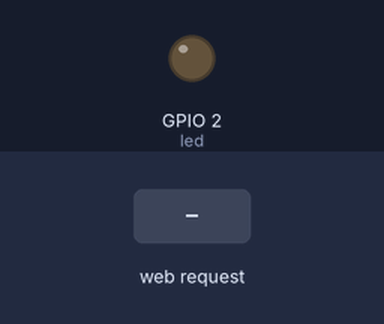
The program below on a simulated ESP32 board running MicroPython. Shown: output pins drawn as LEDs (lit = HIGH). The test bench sets the inputs (shaded band). WiFi joins after 1.5 s; what the program prints to the serial console is not drawn.

Above: at 3.2 s.
3.3 s: HTTP request GET /on received
At 3.8 s:
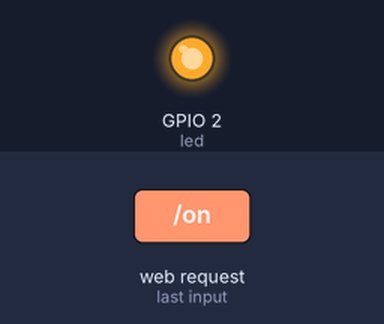
Timing chart, 0 to 6.3 s (numbered marks = the images above; inputs shaded):
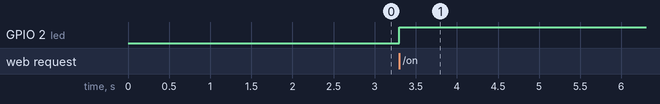

The program:

web_server_with_adc_and_led.py
```python
from machine import Pin, ADC  # Import Pin and ADC classes to control GPIO pins and analog-to-digital conversion
from time import sleep        # Import sleep function to add delays
import network                # Import network module to manage WiFi connections
import socket                 # Import socket module for networking

ssid = ''  # WiFi SSID
pw = ''    # WiFi password
led = Pin(2, Pin.OUT)  # Initialize an LED on GPIO pin 2 as output
volume = ADC(Pin(34))  # Initialize ADC on GPIO pin 34
volume.atten(ADC.ATTN_11DB)  # Set ADC attenuation for wider input range

valorpot = "0"  # Initialize variable to store potentiometer value

WLAN = network.WLAN(network.STA_IF)  # Initialize WiFi in station mode
WLAN.active(True)  # Activate the WiFi interface
WLAN.connect(ssid, pw)  # Connect to the specified WiFi network

while not WLAN.isconnected():  # Wait until connected to WiFi
    print("conectando......")
    sleep(1)

estado = WLAN.ifconfig()  # Get network configuration
print(estado)

def pagina():  # Define function to generate HTML page
    html = """ <html>
    <head>
    <meta charset='utf-8'/>
    <title>Servidor WEB</title>
    </head>
    <body>
    <h1>HOLA IUE</h1>
    <p><a href='/on'><button>ON</button></a>
    <p><strong id="elvalor">""" + valorpot + """</strong></p>
    </body>
    </html>"""
    return html

elservidor = socket.socket(socket.AF_INET, socket.SOCK_STREAM)  # Create a TCP/IP socket
elservidor.bind(('', 80))  # Bind the socket to port 80
elservidor.listen(5)  # Listen for incoming connections

while True:
    conex, addr = elservidor.accept()  # Accept a connection
    reque = conex.recv(1024)  # Receive the request
    reque = str(reque)
    if reque.find('/on') == 6:  # Check if the request is to turn the LED on
        led.on()
    valor = volume.read()  # Read the ADC value
    valorpot = str(valor)  # Convert the value to a string
    Web = pagina()  # Generate the HTML page
    conex.send('HTTP/1.1 200 OK\n')  # Send HTTP headers
    conex.send('Content-Type: text/html\n')
    conex.send('Connection: close\n\n')
    conex.sendall(Web)  # Send the HTML page
    conex.close()  # Close the connection
```

Measured:
- after the input at 3.3 s, GPIO 2 (led): LOW → HIGH at once
